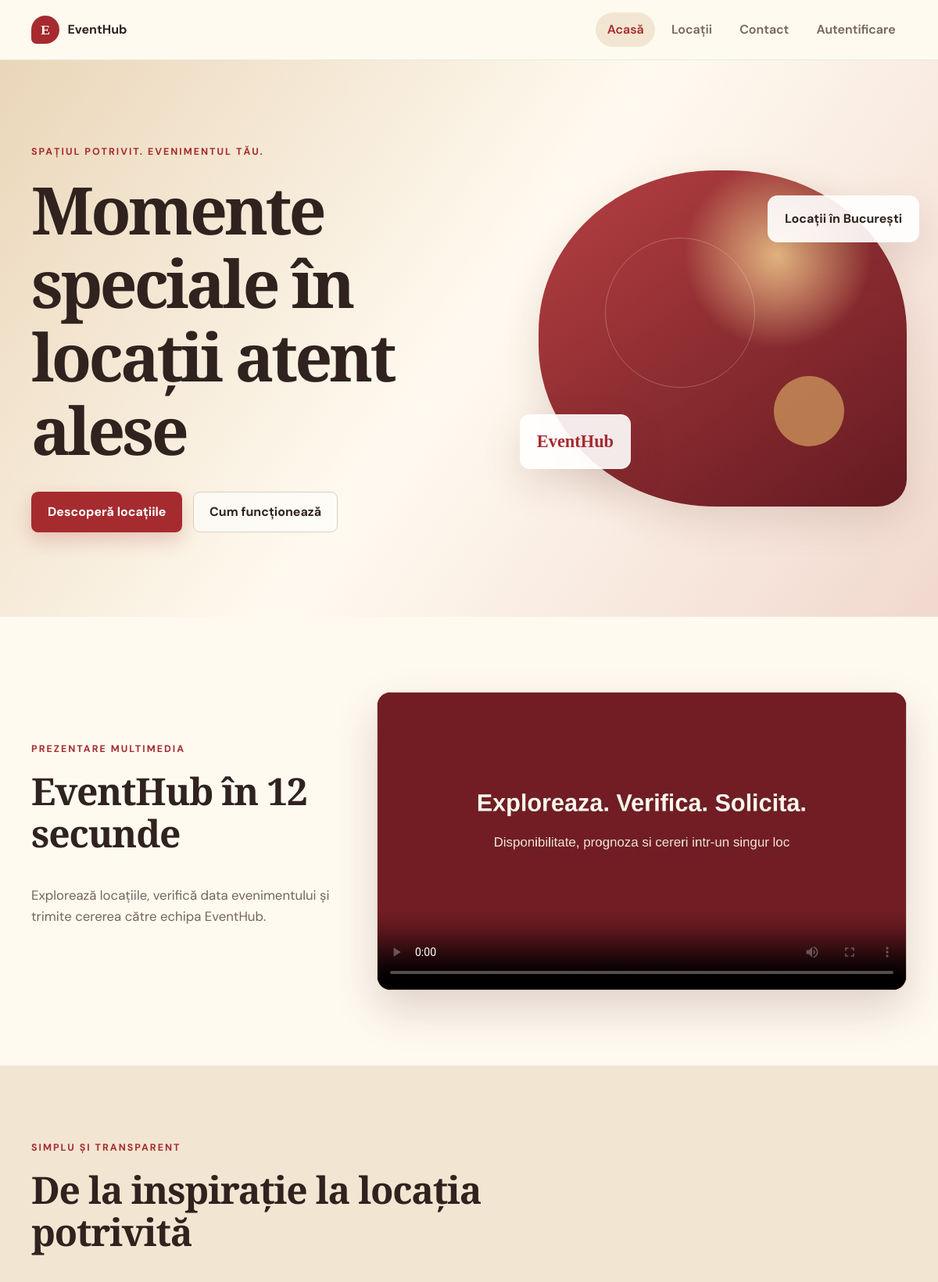
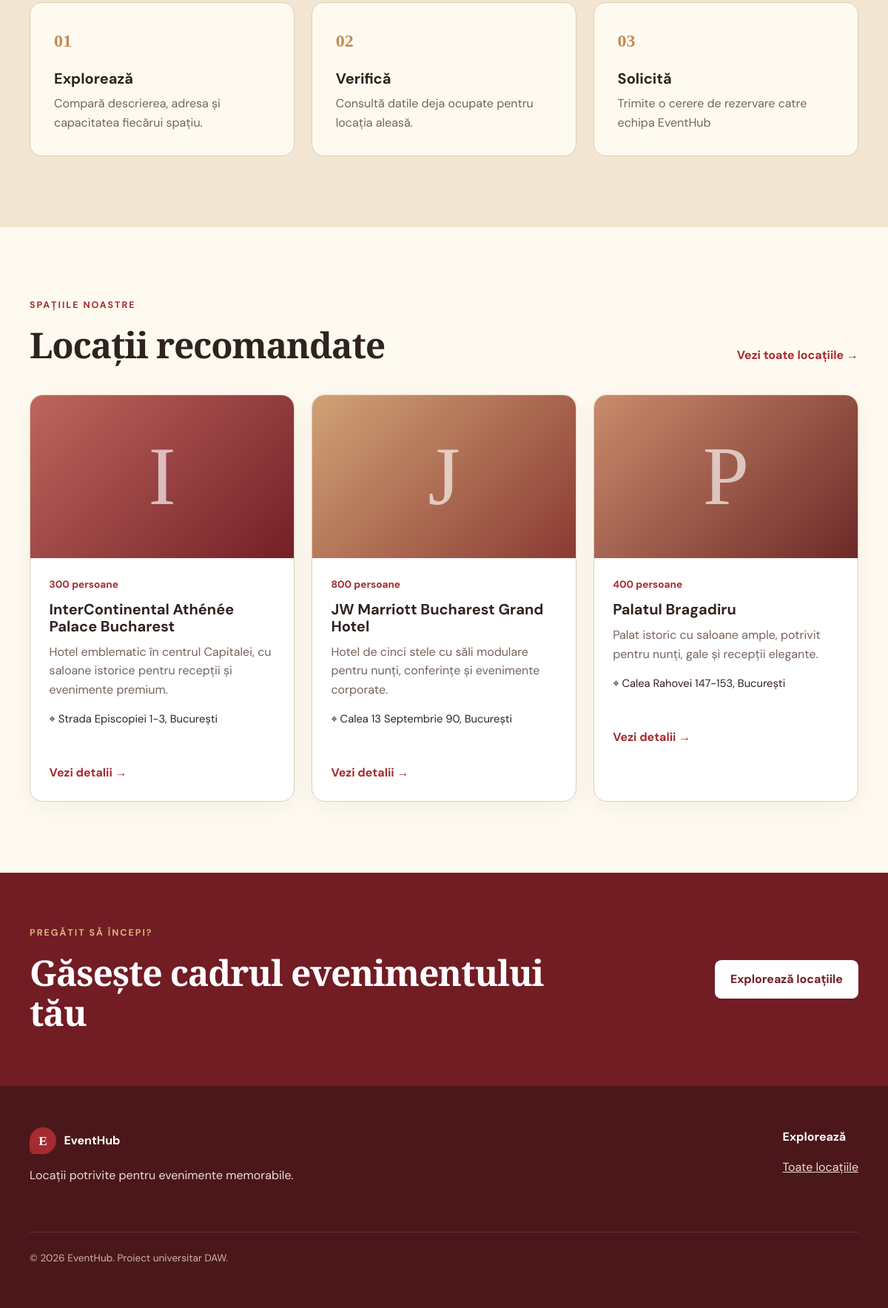
The page / on the database its author committed (2 pictures, top to bottom).
### tables this page shows
CREATE TABLE IF NOT EXISTS venues (
    id INT AUTO_INCREMENT PRIMARY KEY,
    name VARCHAR(100) NOT NULL UNIQUE,
    description TEXT NOT NULL,
    address VARCHAR(100) NOT NULL,
    capacity INT NOT NULL CHECK (capacity > 0)
) DEFAULT CHARSET=utf8mb4;

### includes/functions.php (called while the page is built, shortened)
<?php
function e(string $value): string
{
    return htmlspecialchars($value, ENT_QUOTES | ENT_SUBSTITUTE, 'UTF-8');
}
function getVenues(): array
{
    $statement = db()->query(
        'SELECT id, name, description, address, capacity
         FROM venues
         ORDER BY name'
    );
    return $statement->fetchAll();
}

### includes/auth.php (called while the page is built, shortened)
<?php
function currentUser(): ?array
{
    $user = $_SESSION['user'] ?? null;
    if (!is_array($user)
        || !isset($user['id'], $user['name'], $user['email'], $user['role'])) {
        return null;
    }
    return $user;
}

### config/database.php (called while the page is built, shortened)
<?php
function db(): PDO
{
    static $connection = null;
    if ($connection instanceof PDO) {
        return $connection;
    }
    $configuration = databaseConfiguration();
    $dsn = sprintf(
        'mysql:host=%s;port=%d;dbname=%s;charset=utf8mb4',
        $configuration['host'],
        $configuration['port'],
        $configuration['name']
    );
    $connection = new PDO(
        $dsn,
        $configuration['user'],
        $configuration['password'],
        [
            PDO::ATTR_ERRMODE => PDO::ERRMODE_EXCEPTION,
            PDO::ATTR_DEFAULT_FETCH_MODE => PDO::FETCH_ASSOC,
            PDO::ATTR_EMULATE_PREPARES => false,
        ]
    );
    $bucharestOffset = (new DateTimeImmutable('now', new DateTimeZone('Europe/Bucharest')))->format('P');
    $connection->exec("SET time_zone = " . $connection->quote($bucharestOffset));
    return $connection;
}
function databaseConfiguration(): array
{
    $urlConfiguration = [];
    $configuration = [
        'host' => environment('DB_HOST', $urlConfiguration['host'] ?? '127.0.0.1'),
        'port' => (int) environment('DB_PORT', (string) ($urlConfiguration['port'] ?? 3306)),
        'name' => environment('DB_NAME', $urlConfiguration['name'] ?? ''),
        'user' => environment('DB_USER', $urlConfiguration['user'] ?? ''),
        'password' => environment('DB_PASSWORD', $urlConfiguration['password'] ?? ''),
    ];
    return $configuration;
}

### index.php (the view, shortened to what this page needs)
<?php
require_once __DIR__ . '/config/database.php';
require_once __DIR__ . '/includes/functions.php';
$currentPage = 'home';
$venues = [];
$loadError = false;
try {
    $venues = array_slice(getVenues(), 0, 3);
} catch (Throwable $exception) {
    error_log($exception->getMessage());
    $loadError = true;
}
require __DIR__ . '/includes/header.php';
?>
<section class="hero">
    <div class="shell hero-grid">
        <div class="hero-copy">
            <p class="eyebrow">Spațiul potrivit. Evenimentul tău.</p>
            <h1>Momente speciale în locații atent alese</h1>
            <div class="button-row">
                <a class="button button-primary" href="venues.php">Descoperă locațiile</a>
                <a class="button button-secondary" href="#despre">Cum funcționează</a>
            </div>
        </div>
        <div class="hero-visual" aria-label="Ilustrație abstractă a unei săli de evenimente">
            <span class="visual-card visual-card-main">EventHub</span>
            <span class="visual-card visual-card-small">Locații în București</span>
        </div>
    </div>
</section>
<section class="section multimedia-section" aria-labelledby="eventhub-video-title">
    <div class="shell multimedia-grid">
        <div>
            <p class="eyebrow">Prezentare multimedia</p>
            <h2 id="eventhub-video-title">EventHub în 12 secunde</h2>
            <p>Explorează locațiile, verifică data evenimentului și trimite cererea către echipa EventHub.</p>
        </div>
        <div class="video-frame">
            <video controls preload="metadata" poster="assets/images/eventhub-video-poster.jpg" aria-label="Prezentare video EventHub">
                <source src="assets/media/eventhub-prezentare.mp4" type="video/mp4">
            </video>
        </div>
    </div>
</section>
<section id="despre" class="section section-muted">
    <div class="shell">
        <div class="section-heading">
            <p class="eyebrow">Simplu și transparent</p>
            <h2>De la inspirație la locația potrivită</h2>
        </div>
        <div class="steps-grid">
            <article class="step-card"><span>01</span><h3>Explorează</h3><p>Compară descrierea, adresa și capacitatea fiecărui spațiu.</p></article>
            <article class="step-card"><span>02</span><h3>Verifică</h3><p>Consultă datile deja ocupate pentru locația aleasă.</p></article>
            <article class="step-card"><span>03</span><h3>Solicită</h3><p>Trimite o cerere de rezervare catre echipa EventHub</p></article>
        </div>
    </div>
</section>
<section class="section">
    <div class="shell">
        <div class="section-heading heading-row">
            <div><p class="eyebrow">Spațiile noastre</p><h2>Locații recomandate</h2></div>
            <a class="text-link" href="venues.php">Vezi toate locațiile <span aria-hidden="true">→</span></a>
        </div>
        <?php if ($loadError): ?>
            <div class="notice notice-error" role="alert">Locațiile nu pot fi încărcate momentan. Încearcă din nou mai târziu.</div>
        <?php elseif ($venues === []): ?>
            <div class="empty-state"><h3>Nu există locații publicate</h3><p>Revino în curând pentru noutăți.</p></div>
        <?php else: ?>
            <div class="venue-grid">
                <?php foreach ($venues as $index => $venue): ?>
                    <article class="venue-card">
                        <div class="venue-image venue-image-<?= ($index % 3) + 1 ?>" aria-hidden="true"><span><?= e(substr($venue['name'], 0, 1)) ?></span></div>
                        <div class="venue-card-body">
                            <p class="venue-meta"><span><?= (int) $venue['capacity'] ?> persoane</span></p>
                            <h3><?= e($venue['name']) ?></h3>
                            <p><?= e($venue['description']) ?></p>
                            <p class="address">⌖ <?= e($venue['address']) ?></p>
                            <a class="card-link" href="venue.php?id=<?= (int) $venue['id'] ?>">Vezi detalii <span aria-hidden="true">→</span></a>
                        </div>
                    </article>
                <?php endforeach; ?>
            </div>
        <?php endif; ?>
    </div>
</section>
<section class="cta-section">
    <div class="shell cta-content">
        <div><p class="eyebrow eyebrow-light">Pregătit să începi?</p><h2>Găsește cadrul evenimentului tău</h2></div>
        <a class="button button-light" href="venues.php">Explorează locațiile</a>
    </div>
</section>
<?php require __DIR__ . '/includes/footer.php'; ?>

### includes/header.php (shortened to what this page needs)
<?php
require_once __DIR__ . '/auth.php';
require_once __DIR__ . '/analytics.php';
$currentPage = $currentPage ?? '';
$basePath = $basePath ?? '';
$authenticatedUser = currentUser();
?>
<!DOCTYPE html>
<html lang="ro">
<head>
    <link rel="stylesheet" href="<?= e($basePath) ?>assets/css/style.css">
</head>
<body>
<header class="site-header">
    <div class="shell nav-wrap">
        <a class="brand" href="<?= e($basePath) ?>index.php" aria-label="EventHub — pagina principală">
            <span class="brand-mark" aria-hidden="true">E</span>
            <span>EventHub</span>
        </a>
        <nav id="main-navigation" class="main-nav" aria-label="Navigație principală">
            <a href="<?= e($basePath) ?>index.php"<?= $currentPage === 'home' ? ' aria-current="page"' : '' ?>>Acasă</a>
            <a href="<?= e($basePath) ?>venues.php"<?= $currentPage === 'venues' ? ' aria-current="page"' : '' ?>>Locații</a>
            <?php if ($authenticatedUser === null || $authenticatedUser['role'] === 'USER'): ?>
                <a href="<?= e($basePath) ?>contact.php"<?= $currentPage === 'contact' ? ' aria-current="page"' : '' ?>>Contact</a>
            <?php endif; ?>
            <?php if ($authenticatedUser === null): ?>
                <a href="<?= e($basePath) ?>login.php"<?= $currentPage === 'login' ? ' aria-current="page"' : '' ?>>Autentificare</a>
            <?php endif; ?>
        </nav>
    </div>
</header>
<main id="main-content">

### includes/footer.php (shortened to what this page needs)
</main>
<footer class="site-footer">
    <div class="shell footer-content">
        <div>
            <a class="brand brand-footer" href="<?= e($basePath ?? '') ?>index.php">
                <span class="brand-mark" aria-hidden="true">E</span>
                <span>EventHub</span>
            </a>
            <p>Locații potrivite pentru evenimente memorabile.</p>
        </div>
        <div>
            <p class="footer-heading">Explorează</p>
            <a href="<?= e($basePath ?? '') ?>venues.php">Toate locațiile</a>
        </div>
        <p class="copyright">&copy; <?= date('Y') ?> EventHub. Proiect universitar DAW.</p>
    </div>
</footer>
</body>
</html>

### rows shown on the page
venues: name "I", capacity "300", name "InterContinental Athénée Palace Bucharest", description "Hotel emblematic în centrul Capitalei, cu saloane istorice pentru recepții și evenimente premium.", address "Strada Episcopiei 1-3, București"
venues: name "J", capacity "800", name "JW Marriott Bucharest Grand Hotel", description "Hotel de cinci stele cu săli modulare pentru nunți, conferințe și evenimente corporate.", address "Calea 13 Septembrie 90, București"
venues: name "P", capacity "400", name "Palatul Bragadiru", description "Palat istoric cu saloane ample, potrivit pentru nunți, gale și recepții elegante.", address "Calea Rahovei 147-153, București"
